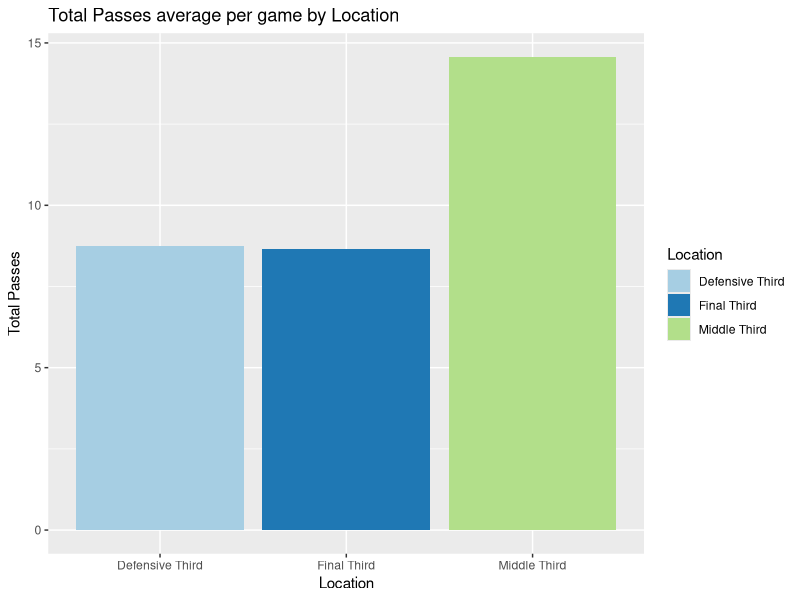
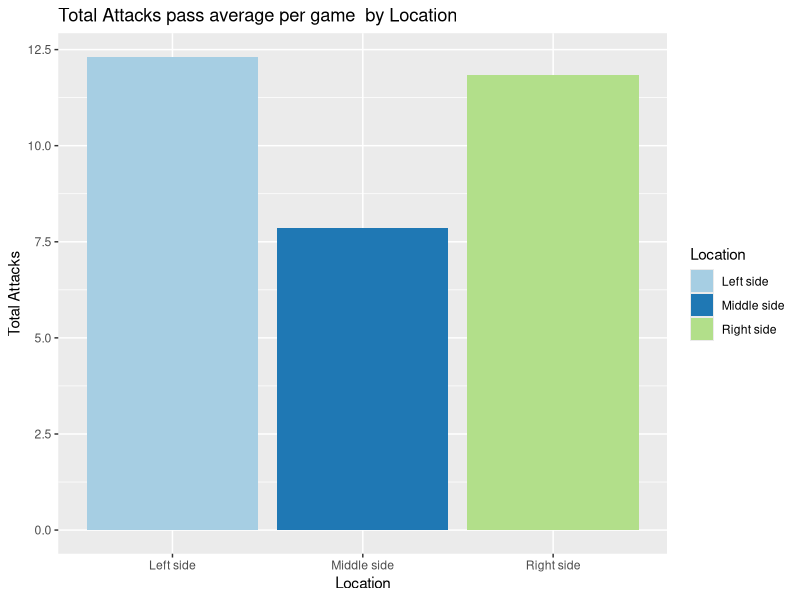
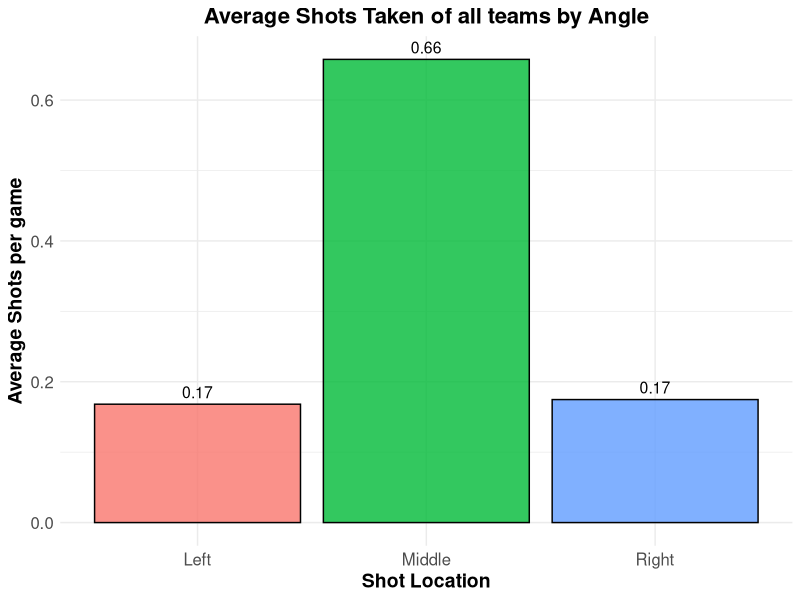
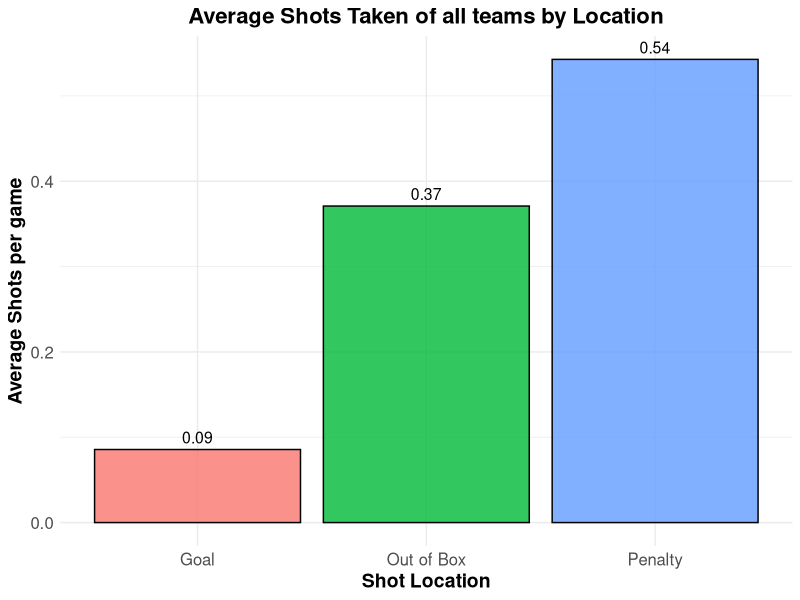
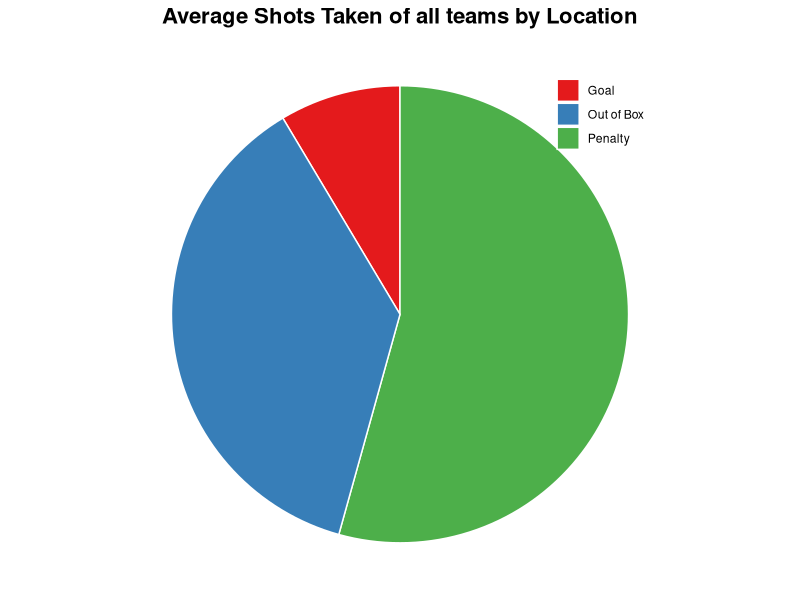
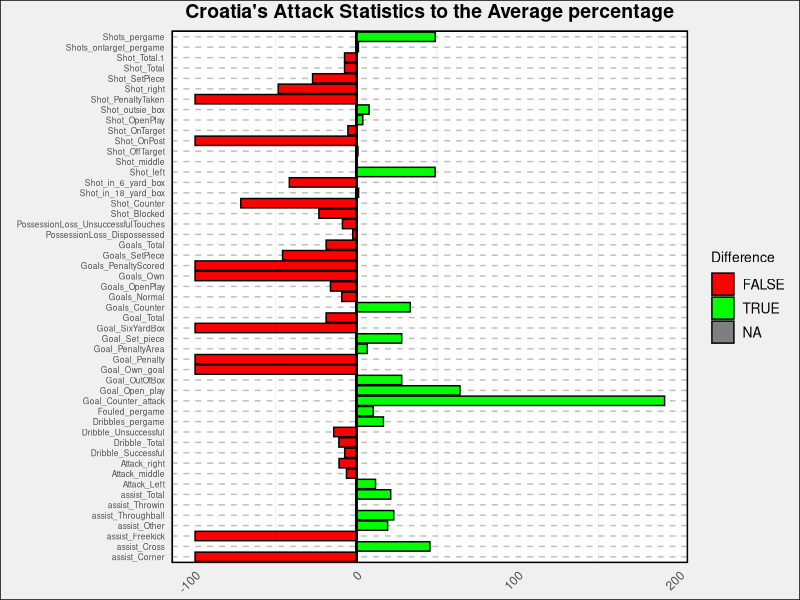
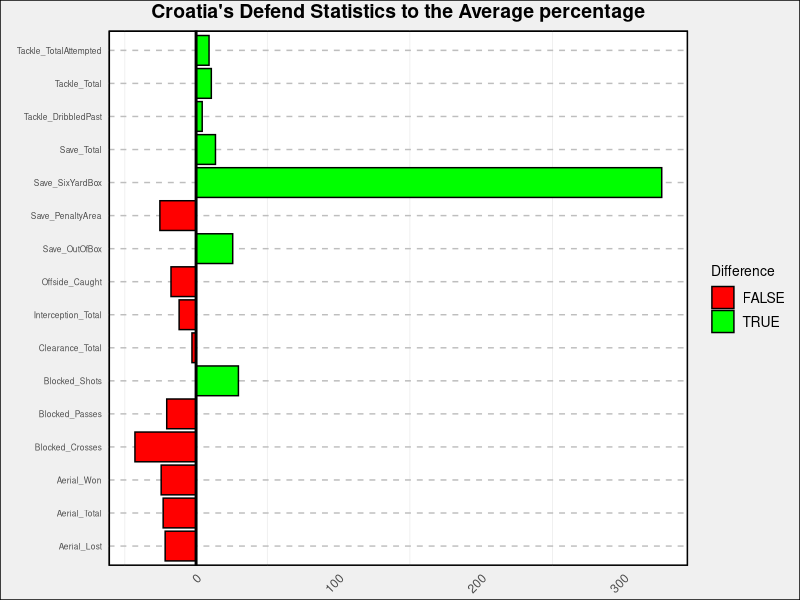
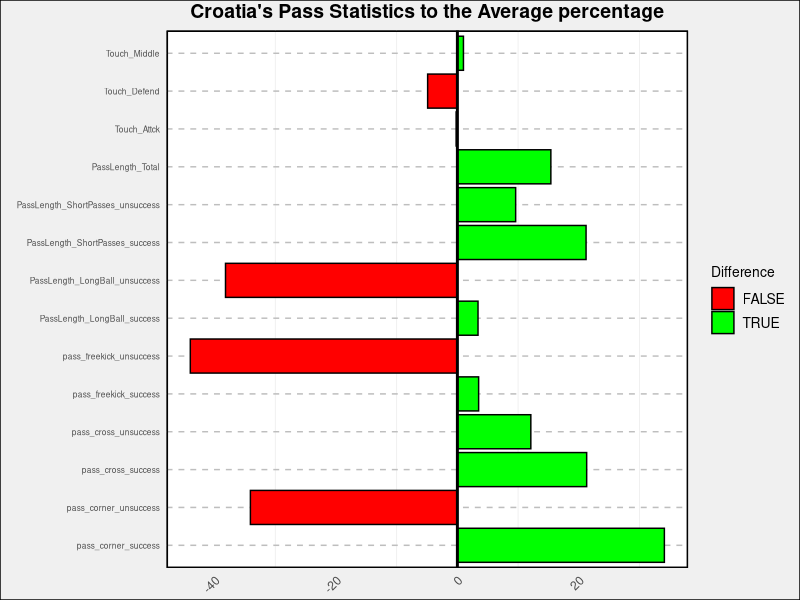

These charts were generated, in order, by the following R code:
## ---- chunk 1
install.packages("openxlsx")

## ---- chunk 2
install.packages("reshape2")

## ---- chunk 3
library(tidyverse)
library(readxl)

# Load the files into dataframes
combined_pass <- read_excel("data_clean/combined_Pass.xlsx")
combined_attack <- read_excel("data_clean/combined_attack.xlsx")

# Select the relevant columns and rename them
pass_data <- combined_pass %>%
  select(Touch_Defend, Touch_Middle, Touch_Attck) %>%
  rename("Defensive Third" = Touch_Defend,
         "Middle Third" = Touch_Middle,
         "Final Third" = Touch_Attck)

attack_data <- combined_attack %>%
  select(Attack_Left, Attack_middle, Attack_right) %>%
  rename("Left side" = Attack_Left,
         "Middle side" = Attack_middle,
         "Right side" = Attack_right)

# Calculate the sum of each column
pass_sum <- pass_data %>% summarise(across(everything(), sum))
attack_sum <- attack_data %>% summarise(across(everything(), sum))

# Reshape the data for plotting
pass_sum <- pass_sum %>% pivot_longer(cols = everything(), names_to = "Location", values_to = "Touches")
attack_sum <- attack_sum %>% pivot_longer(cols = everything(), names_to = "Location", values_to = "Attacks")

# Create a bar chart for the pass data
pass_plot <- ggplot(pass_sum, aes(x = Location, y = Touches, fill = Location)) +
             geom_bar(stat = "identity") +
             labs(title = "Total Passes average per game by Location", y = "Total Passes", x = "Location") +
             scale_fill_brewer(palette = "Paired")

# Create a bar chart for the attack data
attack_plot <- ggplot(attack_sum, aes(x = Location, y = Attacks, fill = Location)) +
               geom_bar(stat = "identity") +
               labs(title = "Total Attacks pass average per game  by Location", y = "Total Attacks", x = "Location") +
               scale_fill_brewer(palette = "Paired")

# Display the plots
print(pass_plot)
print(attack_plot)

ggsave("data_plot/pass_plot.png", plot = pass_plot, width = 6, height = 4)
ggsave("data_plot/attack_plot.png", plot = attack_plot, width = 6, height = 4)

## ---- chunk 4
# Load libraries
library(openxlsx)
library(ggplot2)

# Read data
attack_data <- read.xlsx("data_clean/combined_attack.xlsx", sheet = 1, startRow = 1)

# Calculate average values
avg_left <- mean(attack_data$Shot_left)
avg_middle <- mean(attack_data$Shot_middle)
avg_right <- mean(attack_data$Shot_right)

# Create a data frame for plotting
avg_df <- data.frame(location = c("Left", "Middle", "Right"), 
                     average = c(avg_left, avg_middle, avg_right))

# Create the plot
shot_angle <- ggplot(data = avg_df, aes(x = location, y = average, fill = location)) +
  geom_bar(stat = "identity", color = "black", alpha = .8) +
  ggtitle("Average Shots Taken of all teams by Angle") +
  xlab("Shot Location") +
  ylab("Average Shots per game") +
  theme_minimal() +
  theme(plot.title = element_text(size = 16, face = "bold", hjust = 0.5),
        axis.title = element_text(size = 14, face = "bold"),
        axis.text = element_text(size = 12),
        legend.position = "none") +
  geom_text(aes(label = round(average, 2)), vjust = -0.5, size = 4)

print(shot_angle)
ggsave("data_plot/shot_angle.png", plot = shot_angle, width = 6, height = 4)
## ---- chunk 5
# Load libraries
library(openxlsx)
library(ggplot2)

# Read data
attack_data <- read.xlsx("data_clean/combined_attack.xlsx", sheet = 1, startRow = 1)

# Calculate average values
avg_left <- mean(attack_data$Shot_in_6_yard_box)
avg_middle <- mean(attack_data$Shot_in_18_yard_box)
avg_right <- mean(attack_data$Shot_outsie_box)

# Create a data frame for plotting
avg_df <- data.frame(location = c("Goal", "Penalty", "Out of Box"), 
                     average = c(avg_left, avg_middle, avg_right))

# Create the plot
shot_range <- ggplot(data = avg_df, aes(x = location, y = average, fill = location)) +
  geom_bar(stat = "identity", color = "black", alpha = .8) +
  ggtitle("Average Shots Taken of all teams by Location") +
  xlab("Shot Location") +
  ylab("Average Shots per game") +
  theme_minimal() +
  theme(plot.title = element_text(size = 16, face = "bold", hjust = 0.5),
        axis.title = element_text(size = 14, face = "bold"),
        axis.text = element_text(size = 12),
        legend.position = "none") +
  geom_text(aes(label = round(average, 2)), vjust = -0.5, size = 4)

print(shot_range)
ggsave("data_plot/shot_range.png", plot = shot_range, width = 6, height = 4)
## ---- chunk 6
# Load libraries
library(openxlsx)
library(ggplot2)

# Read data
attack_data <- read.xlsx("data_clean/combined_attack.xlsx", sheet = 1, startRow = 1)

# Calculate average values
avg_left <- mean(attack_data$Shot_in_6_yard_box)
avg_middle <- mean(attack_data$Shot_in_18_yard_box)
avg_right <- mean(attack_data$Shot_outsie_box)

# Create a data frame for plotting
avg_df <- data.frame(location = c("Goal", "Penalty", "Out of Box"), 
                     average = c(avg_left, avg_middle, avg_right))

# Create the plot
ggplot(data = avg_df, aes(x = "", y = average, fill = location)) +
  geom_bar(width = 1, stat = "identity", color = "white") +
  coord_polar(theta = "y") +
  ggtitle("Average Shots Taken of all teams by Location") +
  xlab("") +
  ylab("") +
  theme_void() +
  theme(plot.title = element_text(size = 16, face = "bold", hjust = 0.5),
        axis.title = element_blank(),
        axis.text = element_blank(),
        legend.position = c(0.85, 0.85),
        legend.title = element_blank(),
        panel.grid = element_blank()) +
  scale_fill_brewer(palette = "Set1")


## ---- chunk 7
# Load libraries
library(openxlsx)
library(ggplot2)

# Read data for Combined Attack
attack_data <- read.xlsx("data_clean/combined_attack.xlsx", sheet = 1, startRow = 1)

# Find Croatia's row
croatia_row <- attack_data[attack_data$Team == "Croatia", ]

# Calculate average values
avg_values <- colMeans(attack_data[, -1])

# Calculate differences between Croatia's values and averages
differences <- croatia_row[, -1] - avg_values

# Create a named vector of values
diff_vector <- setNames(differences, colnames(attack_data[, -1]))

# Calculate the percentage difference
percentage_diff <- round((differences / avg_values) * 100, 1)

# Create a named vector of values
diff_vector <- setNames(percentage_diff , colnames(attack_data[, -1]))



# Create a data frame for plotting
diff_df <- data.frame(statistic = names(diff_vector),
                      difference = as.numeric(diff_vector))

# Create the plot
Croatia_attack <- ggplot(data = diff_df, aes(x = statistic, y = difference, fill = difference > 0)) +
  geom_bar(stat = "identity", color = "black") +
  scale_fill_manual(values = c("red", "green"), name = "Difference") +
  geom_hline(yintercept = 0, color = "black", size = 1) +
  ggtitle("Croatia's Attack Statistics to the Average percentage") +
  xlab("") +
  ylab("Difference from Average (%)") +
  theme_minimal() +
  theme(plot.title = element_text(size = 14, face = "bold", hjust = 0.5),
        axis.title.x = element_blank(),
        axis.text.x = element_text(angle = 45, hjust = 1),
        axis.title.y = element_text(size = 6),
        axis.text.y = element_text(size = 6),
        legend.title = element_text(size = 10),
        legend.text = element_text(size = 10),
        panel.grid.major.x = element_blank(),
        panel.grid.major.y = element_line(colour = "grey", linetype = "dashed", size = 0.5),
        panel.background = element_rect(fill = "white"),
        panel.border = element_rect(fill = NA, colour = "black", size = 1),
        plot.background = element_rect(fill = "#F0F0F0"),
        plot.margin = unit(c(1, 2, 1, 1), "mm")) +
  coord_flip() +
  labs(fill = "Difference")


print(Croatia_attack)
ggsave("data_plot/Croatia_attack.png", plot = Croatia_attack, width = 6, height = 4)
## ---- chunk 8
# Load libraries
library(openxlsx)
library(ggplot2)

# Read data for Combined Attack
attack_data <- read.xlsx("data_clean/combined_Defend.xlsx", sheet = 1, startRow = 1)

# Find Croatia's row
croatia_row <- attack_data[attack_data$Team == "Croatia", ]

# Calculate average values
avg_values <- colMeans(attack_data[, -1])

# Calculate differences between Croatia's values and averages
differences <- croatia_row[, -1] - avg_values

# Create a named vector of values
diff_vector <- setNames(differences, colnames(attack_data[, -1]))

# Calculate the percentage difference
percentage_diff <- round((differences / avg_values) * 100, 1)

# Create a named vector of values
diff_vector <- setNames(percentage_diff , colnames(attack_data[, -1]))

# Create a data frame for plotting
diff_df <- data.frame(statistic = names(diff_vector),
                      difference = as.numeric(diff_vector))

# Create the plot
Croatia_defend <- ggplot(data = diff_df, aes(x = statistic, y = difference, fill = difference > 0)) +
  geom_bar(stat = "identity", color = "black") +
  scale_fill_manual(values = c("red", "green"), name = "Difference") +
  geom_hline(yintercept = 0, color = "black", size = 1) +
  ggtitle("Croatia's Defend Statistics to the Average percentage") +
  xlab("") +
  ylab("Difference from Average (%)") +
  theme_minimal() +
  theme(plot.title = element_text(size = 14, face = "bold", hjust = 0.5),
        axis.title.x = element_blank(),
        axis.text.x = element_text(angle = 45, hjust = 1),
        axis.title.y = element_text(size = 6),
        axis.text.y = element_text(size = 6),
        legend.title = element_text(size = 10),
        legend.text = element_text(size = 10),
        panel.grid.major.x = element_blank(),
        panel.grid.major.y = element_line(colour = "grey", linetype = "dashed", size = 0.5),
        panel.background = element_rect(fill = "white"),
        panel.border = element_rect(fill = NA, colour = "black", size = 1),
        plot.background = element_rect(fill = "#F0F0F0"),
        plot.margin = unit(c(1, 2, 1, 1), "mm")) +
  coord_flip() +
  labs(fill = "Difference")


print(Croatia_defend)
ggsave("data_plot/Croatia_defend.png", plot = Croatia_defend, width = 6, height = 4)
## ---- chunk 9
# Load libraries
library(openxlsx)
library(ggplot2)

# Read data for Combined Attack
attack_data <- read.xlsx("data_clean/combined_Pass.xlsx", sheet = 1, startRow = 1)

# Find Croatia's row
croatia_row <- attack_data[attack_data$Team == "Croatia", ][, -1]

# Calculate average values
avg_values <- colMeans(attack_data[, -1])

# Calculate differences between Croatia's values and averages
differences <- croatia_row - avg_values

# Create a named vector of values
diff_vector <- setNames(differences, colnames(attack_data[, -1]))

# Calculate the percentage difference
percentage_diff <- round((differences / avg_values) * 100, 1)

# Create a named vector of values
diff_vector <- setNames(percentage_diff , colnames(attack_data[, -1]))

# Create a data frame for plotting
diff_df <- data.frame(statistic = names(diff_vector),
                      difference = as.numeric(diff_vector))

# Create the plot
Croatia_pass <- ggplot(data = diff_df, aes(x = statistic, y = difference, fill = difference > 0)) +
  geom_bar(stat = "identity", color = "black") +
  scale_fill_manual(values = c("red", "green"), name = "Difference") +
  geom_hline(yintercept = 0, color = "black", size = 1) +
  ggtitle("Croatia's Pass Statistics to the Average percentage") +
  xlab("") +
  ylab("Difference from Average (%)") +
  theme_minimal() +
  theme(plot.title = element_text(size = 14, face = "bold", hjust = 0.5),
        axis.title.x = element_blank(),
        axis.text.x = element_text(angle = 45, hjust = 1),
        axis.title.y = element_text(size = 6),
        axis.text.y = element_text(size = 6),
        legend.title = element_text(size = 10),
        legend.text = element_text(size = 10),
        panel.grid.major.x = element_blank(),
        panel.grid.major.y = element_line(colour = "grey", linetype = "dashed", size = 0.5),
        panel.background = element_rect(fill = "white"),
        panel.border = element_rect(fill = NA, colour = "black", size = 1),
        plot.background = element_rect(fill = "#F0F0F0"),
        plot.margin = unit(c(1, 2, 1, 1), "mm")) +
  coord_flip() +
  labs(fill = "Difference")

print(Croatia_pass)
ggsave("data_plot/Croatia_pass.png", plot = Croatia_pass, width = 6, height = 4)

## ---- chunk 10
# Load libraries
library(openxlsx)
library(ggplot2)

# Read data for Combined Attack
attack_data <- read.xlsx("data_clean/combined_attack.xlsx", sheet = 1, startRow = 1)

# Find Croatia's row
croatia_row <- attack_data[attack_data$Team == "Belgium", ]

# Calculate average values
avg_values <- colMeans(attack_data[, -1])

# Calculate differences between Croatia's values and averages
differences <- croatia_row[, -1] - avg_values

# Create a named vector of values
diff_vector <- setNames(differences, colnames(attack_data[, -1]))

# Calculate the percentage difference
percentage_diff <- round((differences / avg_values) * 100, 1)

# Create a named vector of values
diff_vector <- setNames(percentage_diff , colnames(attack_data[, -1]))



# Create a data frame for plotting
diff_df <- data.frame(statistic = names(diff_vector),
                      difference = as.numeric(diff_vector))

# Create the plot
Belgium_attack <- ggplot(data = diff_df, aes(x = statistic, y = difference, fill = difference > 0)) +
  geom_bar(stat = "identity", color = "black") +
  scale_fill_manual(values = c("red", "green"), name = "Difference") +
  geom_hline(yintercept = 0, color = "black", size = 1) +
  ggtitle("Belgium's Attack Statistics to the Average percentage") +
  xlab("") +
  ylab("Difference from Average (%)") +
  theme_minimal() +
  theme(plot.title = element_text(size = 14, face = "bold", hjust = 0.5),
        axis.title.x = element_blank(),
        axis.text.x = element_text(angle = 45, hjust = 1),
        axis.title.y = element_text(size = 6),
        axis.text.y = element_text(size = 6),
        legend.title = element_text(size = 10),
        legend.text = element_text(size = 10),
        panel.grid.major.x = element_blank(),
        panel.grid.major.y = element_line(colour = "grey", linetype = "dashed", size = 0.5),
        panel.background = element_rect(fill = "white"),
        panel.border = element_rect(fill = NA, colour = "black", size = 1),
        plot.background = element_rect(fill = "#F0F0F0"),
        plot.margin = unit(c(1, 2, 1, 1), "mm")) +
  coord_flip() +
  labs(fill = "Difference")


print(Belgium_attack)
ggsave("data_plot/Belgium_attack.png", plot = Belgium_attack, width = 6, height = 4)
## ---- chunk 11
# Load libraries
library(openxlsx)
library(ggplot2)

# Read data for Combined Attack
attack_data <- read.xlsx("data_clean/combined_Defend.xlsx", sheet = 1, startRow = 1)

# Find Croatia's row
croatia_row <- attack_data[attack_data$Team == "Belgium", ]

# Calculate average values
avg_values <- colMeans(attack_data[, -1])

# Calculate differences between Croatia's values and averages
differences <- croatia_row[, -1] - avg_values

# Create a named vector of values
diff_vector <- setNames(differences, colnames(attack_data[, -1]))

# Calculate the percentage difference
percentage_diff <- round((differences / avg_values) * 100, 1)

# Create a named vector of values
diff_vector <- setNames(percentage_diff , colnames(attack_data[, -1]))

# Create a data frame for plotting
diff_df <- data.frame(statistic = names(diff_vector),
                      difference = as.numeric(diff_vector))

# Create the plot
Belgium_defend <- ggplot(data = diff_df, aes(x = statistic, y = difference, fill = difference > 0)) +
  geom_bar(stat = "identity", color = "black") +
  scale_fill_manual(values = c("red", "green"), name = "Difference") +
  geom_hline(yintercept = 0, color = "black", size = 1) +
  ggtitle("Belgium's Defend Statistics to the Average percentage") +
  xlab("") +
  ylab("Difference from Average (%)") +
  theme_minimal() +
  theme(plot.title = element_text(size = 14, face = "bold", hjust = 0.5),
        axis.title.x = element_blank(),
        axis.text.x = element_text(angle = 45, hjust = 1),
        axis.title.y = element_text(size = 6),
        axis.text.y = element_text(size = 6),
        legend.title = element_text(size = 10),
        legend.text = element_text(size = 10),
        panel.grid.major.x = element_blank(),
        panel.grid.major.y = element_line(colour = "grey", linetype = "dashed", size = 0.5),
        panel.background = element_rect(fill = "white"),
        panel.border = element_rect(fill = NA, colour = "black", size = 1),
        plot.background = element_rect(fill = "#F0F0F0"),
        plot.margin = unit(c(1, 2, 1, 1), "mm")) +
  coord_flip() +
  labs(fill = "Difference")


print(Belgium_defend)
ggsave("data_plot/Belgium_defend.png", plot = Belgium_defend, width = 6, height = 4)
## ---- chunk 12
# Load libraries
library(openxlsx)
library(ggplot2)

# Read data for Combined Attack
attack_data <- read.xlsx("data_clean/combined_Pass.xlsx", sheet = 1, startRow = 1)

# Find Croatia's row
croatia_row <- attack_data[attack_data$Team == "Belgium", ][, -1]

# Calculate average values
avg_values <- colMeans(attack_data[, -1])

# Calculate differences between Croatia's values and averages
differences <- croatia_row - avg_values

# Create a named vector of values
diff_vector <- setNames(differences, colnames(attack_data[, -1]))

# Calculate the percentage difference
percentage_diff <- round((differences / avg_values) * 100, 1)

# Create a named vector of values
diff_vector <- setNames(percentage_diff , colnames(attack_data[, -1]))

# Create a data frame for plotting
diff_df <- data.frame(statistic = names(diff_vector),
                      difference = as.numeric(diff_vector))

# Create the plot
Belgium_pass <- ggplot(data = diff_df, aes(x = statistic, y = difference, fill = difference > 0)) +
  geom_bar(stat = "identity", color = "black") +
  scale_fill_manual(values = c("red", "green"), name = "Difference") +
  geom_hline(yintercept = 0, color = "black", size = 1) +
  ggtitle("Belgium's Pass Statistics to the Average percentage") +
  xlab("") +
  ylab("Difference from Average (%)") +
  theme_minimal() +
  theme(plot.title = element_text(size = 14, face = "bold", hjust = 0.5),
        axis.title.x = element_blank(),
        axis.text.x = element_text(angle = 45, hjust = 1),
        axis.title.y = element_text(size = 6),
        axis.text.y = element_text(size = 6),
        legend.title = element_text(size = 10),
        legend.text = element_text(size = 10),
        panel.grid.major.x = element_blank(),
        panel.grid.major.y = element_line(colour = "grey", linetype = "dashed", size = 0.5),
        panel.background = element_rect(fill = "white"),
        panel.border = element_rect(fill = NA, colour = "black", size = 1),
        plot.background = element_rect(fill = "#F0F0F0"),
        plot.margin = unit(c(1, 2, 1, 1), "mm")) +
  coord_flip() +
  labs(fill = "Difference")


print(Belgium_pass)
ggsave("data_plot/Belgium_pass.png", plot = Belgium_pass, width = 6, height = 4)
## ---- chunk 13
# Load libraries
library(openxlsx)
library(dplyr)
library(ggplot2)

# Read team_data.xlsx file
team_data <- read.xlsx("data_clean/team_data.xlsx", sheet = 1, startRow = 1)

# Filter the data frame to select only columns games, goals_per90, and xg_per90
team_data_filtered <- select(team_data, games, goals_per90, xg_per90)

# Group the data frame by games and summarize the mean of goals_per90 and xg_per90 for each group
team_data_summary <- group_by(team_data_filtered, games) %>%
  summarize(mean_goals_per90 = mean(goals_per90),
            mean_xg_per90 = mean(xg_per90))

# Create the plot
ggplot(team_data_summary, aes(x = games, y = mean_goals_per90, group = 1)) +
  geom_line(color = "red", size = 1.5) +
  geom_line(aes(y = mean_xg_per90), color = "blue", size = 1.5) +
  ggtitle("Goals per 90 vs xG per 90 based on games") +
  xlab("Number of Games Played") +
  ylab("Mean Goals per 90 / xG per 90") +
  theme_minimal() +
  theme(plot.title = element_text(size = 14, face = "bold", hjust = 0.5),
        axis.title.x = element_text(size = 12),
        axis.title.y = element_text(size = 12),
        axis.text.x = element_text(size = 10),
        axis.text.y = element_text(size = 10),
        legend.title = element_blank(),
        legend.text = element_text(size = 10),
        panel.background = element_rect(fill = "white"),
        panel.border = element_rect(fill = NA, colour = "black", size = 1),
        plot.background = element_rect(fill = "#F0F0F0"),
        plot.margin = unit(c(1, 1, 1, 1), "cm"))

# Save the plot
ggsave("data_plot/goals_vs_xg.png", type = "cairo", dpi = 300, width = 6, height = 4, units = "in")

## ---- chunk 14
# Load libraries
library(openxlsx)
library(dplyr)
library(ggplot2)

# Read the team data
team_data <- read.xlsx("data_clean/team_data.xlsx", sheet = 1)

# Select games, goals per 90, and xg per 90 columns
selected_cols <- team_data %>% select(games, goals_per90, xg_per90)

# Calculate the average goals_per90 and xg_per90 for each value of games
avg_vals <- selected_cols %>% group_by(games) %>% summarize(avg_goals_per90 = mean(goals_per90, na.rm = TRUE), avg_xg_per90 = mean(xg_per90, na.rm = TRUE)) 

# Create a plot of avg_goals_per90 and avg_xg_per90 for each value of games
ggplot(avg_vals, aes(x = games, y = avg_goals_per90, group = 1)) + 
  geom_line(color = "blue") + 
  geom_point(size = 2, color = "blue") +
  geom_line(aes(y = avg_xg_per90), color = "red") +
  geom_point(aes(y = avg_xg_per90), size = 2, color = "red") +
  labs(x = "Games", y = "Per 90 Average", title = "Per 90 averages for games played") + 
  scale_x_continuous(breaks = seq(0, max(avg_vals$games), by = 2)) +
  scale_y_continuous(limits = c(0, max(max(avg_vals$avg_goals_per90), max(avg_vals$avg_xg_per90))) * 1.1) + 
  theme_classic()

## ---- chunk 15
# Load libraries
library(openxlsx)
library(dplyr)
library(ggplot2)

# Read the team data
team_data <- read.xlsx("data_clean/team_data.xlsx", sheet = 1)

# Select team, games, goals per 90, and xg per 90 columns
selected_cols <- team_data %>% select(team, games, goals_per90, xg_per90)

# Filter the rows where games = 3
filtered_data <- selected_cols %>% filter(games == 3)

# Select the team, goals per 90, and xg per 90 columns
plot_data <- filtered_data %>% select(team, goals_per90, xg_per90)

# Create a plot of goals_per90 and xg_per90 for each team
ggplot(plot_data, aes(x = goals_per90, y = xg_per90, label = team)) + 
  geom_point() + 
  geom_text() +
  labs(x = "Goals per 90", y = "xG per 90", title = "Goals per 90 vs xG per 90 for 3 games played") + 
  theme_classic()

## ---- chunk 16
# Load libraries
library(openxlsx)
library(dplyr)
library(ggplot2)

# Read the team data
team_data <- read.xlsx("data_clean/team_data.xlsx", sheet = 1)

# Select team, games, goals per 90, and xg per 90 columns
selected_cols <- team_data %>% select(team, games, goals_per90, xg_per90)

# Filter the rows where games = 3, 4, 5, and 7
filtered_data <- selected_cols %>%
  filter(games %in% c(3, 4, 5, 7))

# Select the team, goals per 90, and xg per 90 columns
plot_data <- filtered_data %>% select(team, games, goals_per90, xg_per90)

# Create a plot of goals_per90 and xg_per90 for each team
ggplot(plot_data, aes(x = goals_per90, y = xg_per90, label = team, col = as.factor(games))) + 
  geom_point(size = 3) + 
  geom_text(size = 3, nudge_x = 0.2, nudge_y = 0.2) + 
  labs(x = "goals per game", y = "Expected goals per game", title = "Goals and Expected per game") +
  labs(col="Match")+
  scale_color_manual(values = c("#00FF00", "#808080", "#FF0000", "#0000FF"),
                     breaks = c(3, 4, 5, 7), 
                     labels = c("3 games", "4 games", "5 games", "7 games")) +
  theme_classic()


# Save the plot
ggsave("data_plot/goals_vs_xg.png", type = "cairo", dpi = 300, width = 6, height = 4, units = "in")
## ---- chunk 17
# Load libraries
library(openxlsx)
library(ggplot2)
library(tidyverse)
library(reshape2)

# Read the XLSX file
data <- read.xlsx("data_clean/team_data.xlsx")

# Select the two columns you want to analyze
selected_cols <- data[, c("shots_per90", "shots_on_target_per90", "shots_free_kicks","gk_pens_allowed", "corner_kicks","errors", "goals")]

ggplot(melt(selected_cols, id.vars = "goals"), aes(x = value, y = goals)) +
  geom_point() +
  facet_grid(variable ~ ., scales = "free") +
  labs(title = "Linear Regression Analysis of goals per90") +
  theme_bw()

## ---- chunk 18
# Load libraries
library(openxlsx)
library(ggplot2)
library(tidyverse)
library(reshape2)

# Read the XLSX file
data <- read.xlsx("data_clean/team_data.xlsx")

# Select the two columns you want to analyze
selected_cols <- data[, c("shots_per90", "shots_on_target_per90", "shots_free_kicks", "gk_pens_allowed", "corner_kicks","sca_passes_dead", "goals_per90")]

# Create a scatter plot for each column
ggplot(melt(selected_cols, id.vars = "goals_per90"), aes(x = value, y = goals_per90)) +
  geom_point() +
  facet_wrap(~ variable, scales = "free") +
  labs(x = "", y = "Team Goals per game", title = "Variable may related to Goals per game") +
  theme_bw() +
  ggtitle("Variable may related to Goals per game") + 
  theme(plot.title = element_text(hjust = 0.5),
        axis.title.x = element_text(size = 10),
        axis.title.y = element_text(size = 10, angle = 90, vjust = 0.5),
        strip.text = element_text(size = 10, face = "bold"))

# Save the plot
ggsave("data_plot/goals_linear.png", type = "cairo", dpi = 300, width = 6, height = 4, units = "in")
